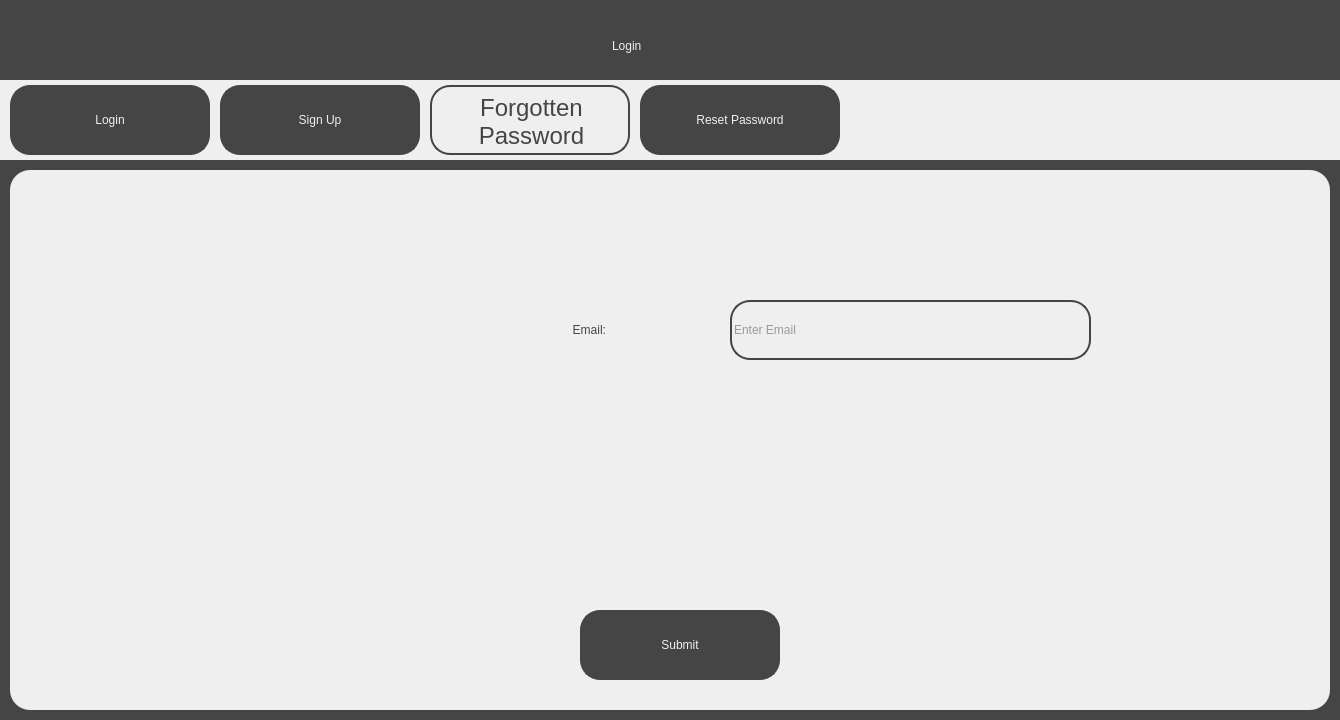
<?xml version="1.0" encoding="UTF-8"?>
<ui version="4.0">
 <class>ForgottenPasswordScreen</class>
 <widget class="QDialog" name="ForgottenPasswordScreen">
  <property name="geometry">
   <rect>
    <x>0</x>
    <y>0</y>
    <width>1340</width>
    <height>720</height>
   </rect>
  </property>
  <property name="windowTitle">
   <string>Visualising the Riemann Hypothesis - Forgotten Password</string>
  </property>
  <property name="sizeGripEnabled">
   <bool>false</bool>
  </property>
  <widget class="QWidget" name="widget" native="true">
   <property name="geometry">
    <rect>
     <x>0</x>
     <y>0</y>
     <width>1340</width>
     <height>720</height>
    </rect>
   </property>
   <property name="styleSheet">
    <string notr="true">background-color: rgb(69, 69, 69);</string>
   </property>
   <widget class="QLabel" name="Title">
    <property name="geometry">
     <rect>
      <x>612</x>
      <y>20</y>
      <width>116</width>
      <height>51</height>
     </rect>
    </property>
    <property name="styleSheet">
     <string notr="true">font: 36pt &quot;Sans Serif&quot;; color:rgb(239, 239, 239)</string>
    </property>
    <property name="text">
     <string>Login</string>
    </property>
   </widget>
   <widget class="QWidget" name="TabBar" native="true">
    <property name="geometry">
     <rect>
      <x>0</x>
      <y>80</y>
      <width>1340</width>
      <height>80</height>
     </rect>
    </property>
    <property name="styleSheet">
     <string notr="true">background-color: rgb(239, 239, 239);</string>
    </property>
    <widget class="QPushButton" name="LoginTab">
     <property name="geometry">
      <rect>
       <x>10</x>
       <y>5</y>
       <width>200</width>
       <height>70</height>
      </rect>
     </property>
     <property name="cursor">
      <cursorShape>PointingHandCursor</cursorShape>
     </property>
     <property name="styleSheet">
      <string notr="true">border: 2px solid;
border-radius: 20px;
border-color:rgb(69, 69, 69);
background-color: rgb(69, 69, 69);
font: 18pt &quot;Sans Serif&quot;; color:rgb(239, 239, 239);
</string>
     </property>
     <property name="text">
      <string>Login</string>
     </property>
    </widget>
    <widget class="QPushButton" name="SignUpTab">
     <property name="geometry">
      <rect>
       <x>220</x>
       <y>5</y>
       <width>200</width>
       <height>70</height>
      </rect>
     </property>
     <property name="cursor">
      <cursorShape>PointingHandCursor</cursorShape>
     </property>
     <property name="styleSheet">
      <string notr="true">border: 2px solid;
border-radius: 20px;
border-color:rgb(69, 69, 69);
background-color: rgb(69, 69, 69);
font: 18pt &quot;Sans Serif&quot;; color:rgb(239, 239, 239);
</string>
     </property>
     <property name="text">
      <string>Sign Up</string>
     </property>
    </widget>
    <widget class="QPushButton" name="ResetPasswordTab">
     <property name="geometry">
      <rect>
       <x>640</x>
       <y>5</y>
       <width>200</width>
       <height>70</height>
      </rect>
     </property>
     <property name="cursor">
      <cursorShape>PointingHandCursor</cursorShape>
     </property>
     <property name="styleSheet">
      <string notr="true">border: 2px solid;
border-radius: 20px;
border-color:rgb(69, 69, 69);
background-color: rgb(69, 69, 69);
font: 18pt &quot;Sans Serif&quot;; color:rgb(239, 239, 239);
</string>
     </property>
     <property name="text">
      <string>Reset Password</string>
     </property>
    </widget>
    <widget class="QLabel" name="ForgottenPasswordLabel">
     <property name="geometry">
      <rect>
       <x>430</x>
       <y>5</y>
       <width>200</width>
       <height>70</height>
      </rect>
     </property>
     <property name="styleSheet">
      <string notr="true">border: 2px solid;
border-radius: 20px;
border-color:rgb(69, 69, 69);
background-color: rgb(239, 239, 239);
font: 18pt &quot;Sans Serif&quot;; color:rgb(69, 69, 69);
padding: 7px;
</string>
     </property>
     <property name="text">
      <string>&lt;html&gt;&lt;head/&gt;&lt;body&gt;&lt;p align=&quot;center&quot;&gt;&lt;span style=&quot; font-size:18pt;&quot;&gt;Forgotten&lt;br/&gt;Password&lt;/span&gt;&lt;/p&gt;&lt;/body&gt;&lt;/html&gt;</string>
     </property>
    </widget>
    <widget class="QPushButton" name="ForgottenPasswordTab">
     <property name="geometry">
      <rect>
       <x>430</x>
       <y>5</y>
       <width>200</width>
       <height>70</height>
      </rect>
     </property>
     <property name="cursor">
      <cursorShape>PointingHandCursor</cursorShape>
     </property>
     <property name="styleSheet">
      <string notr="true">border: 2px solid;
border-radius: 20px;
background-color: rgba(0, 0, 0, 0);
border-color: rgba(0, 0, 0, 0);</string>
     </property>
     <property name="text">
      <string/>
     </property>
    </widget>
   </widget>
   <widget class="QWidget" name="MainWidget" native="true">
    <property name="geometry">
     <rect>
      <x>10</x>
      <y>170</y>
      <width>1320</width>
      <height>540</height>
     </rect>
    </property>
    <property name="styleSheet">
     <string notr="true">background-color: rgb(239, 239, 239);
border-radius: 20px;</string>
    </property>
    <widget class="QLabel" name="EmailText">
     <property name="geometry">
      <rect>
       <x>300</x>
       <y>130</y>
       <width>301</width>
       <height>61</height>
      </rect>
     </property>
     <property name="styleSheet">
      <string notr="true">font: 25pt &quot;Sans Serif&quot;; color:rgb(69, 69, 69);
background-color: rgb(239, 239, 239); padding: 5px;</string>
     </property>
     <property name="text">
      <string>&lt;html&gt;&lt;head/&gt;&lt;body&gt;&lt;p align=&quot;right&quot;&gt;Email:&lt;/p&gt;&lt;/body&gt;&lt;/html&gt;</string>
     </property>
    </widget>
    <widget class="QLineEdit" name="EmailInput">
     <property name="geometry">
      <rect>
       <x>720</x>
       <y>130</y>
       <width>361</width>
       <height>60</height>
      </rect>
     </property>
     <property name="styleSheet">
      <string notr="true">background-color: rgb(239, 239, 239);
color: rgb(69, 69, 69);
font: 18pt &quot;Sans Serif&quot;;
border: 2px solid;
border-radius: 20px;
border-color:rgb(69, 69, 69);</string>
     </property>
     <property name="text">
      <string/>
     </property>
     <property name="cursorPosition">
      <number>0</number>
     </property>
     <property name="placeholderText">
      <string>Enter Email</string>
     </property>
    </widget>
    <widget class="QPushButton" name="SubmitButton">
     <property name="geometry">
      <rect>
       <x>570</x>
       <y>440</y>
       <width>200</width>
       <height>70</height>
      </rect>
     </property>
     <property name="cursor">
      <cursorShape>PointingHandCursor</cursorShape>
     </property>
     <property name="styleSheet">
      <string notr="true">border: 2px solid;
border-radius: 20px;
border-color:rgb(69, 69, 69);
background-color: rgb(69, 69, 69);
font: 18pt &quot;Sans Serif&quot;; color:rgb(239, 239, 239);
</string>
     </property>
     <property name="text">
      <string>Submit</string>
     </property>
    </widget>
    <widget class="QLabel" name="ErrorLabel">
     <property name="geometry">
      <rect>
       <x>440</x>
       <y>320</y>
       <width>461</width>
       <height>71</height>
      </rect>
     </property>
     <property name="styleSheet">
      <string notr="true">color: rgb(255, 0, 0);
font: 18pt &quot;Sans Serif&quot;;</string>
     </property>
     <property name="text">
      <string>&lt;html&gt;&lt;head/&gt;&lt;body&gt;&lt;p align=&quot;center&quot;&gt;&lt;br/&gt;&lt;/p&gt;&lt;/body&gt;&lt;/html&gt;</string>
     </property>
    </widget>
   </widget>
  </widget>
 </widget>
 <resources/>
 <connections/>
</ui>
